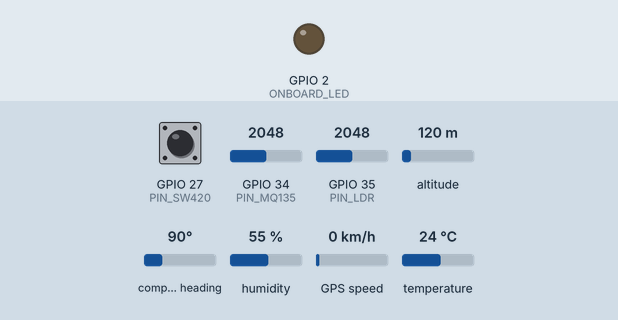
A program run on a simulated ESP32. On the bench: output pins drawn as LEDs (lit = HIGH). Dashed ring = blinking. Inputs (shaded band) come from the test bench; at power-on: GPIO 27 (PIN_SW420) HIGH, GPIO 34 (PIN_MQ135) = 2048, GPIO 35 (PIN_LDR) = 2048, altitude 120 m, compass heading 90°, humidity 55 %, GPS speed 0 km/h, temperature 24 °C (analog values on the 0–4095 scale). The GPS gets a fix after 3 s at 37.7749, -122.4194 with 8 satellites; what the program prints to the serial monitor is not drawn.

Above: at 2.7 s.
2.8 s: GPIO 27 (PIN_SW420) pulled LOW for 0.15 s
At 5.0 s:
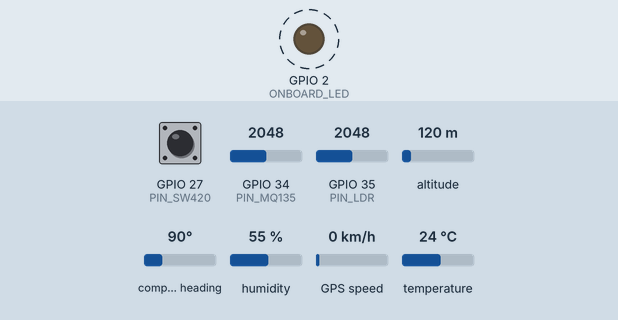
15.0 s: GPIO 34 (PIN_MQ135) set to 960
Timing chart, 0 to 19.5 s (numbered marks = the images above; inputs shaded):
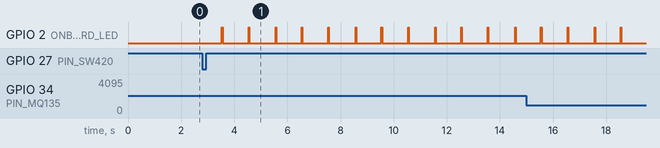

The program:

main.cpp
```cpp
/**
 * @file main.cpp
 * @brief AgriChain Full 5-Channel Hardware Diagnostic Suite (1-Second Stream)
 * @target ESP32 DevKit v1 (30-pin)
 *
 * Channels:
 *  1. DHT11 (Temp & Humidity):        GPIO 4  (D4)
 *  2. MQ-135 (Gas & Spoilage VOC):    GPIO 34 (D34, ADC1_CH6)
 *  3. SW-420 (Transit Shock Switch):  GPIO 27 (D27, Hardware IRQ)
 *  4. LDR Light Sensor (Anti-Tamper): GPIO 35 (D35, ADC1_CH7)
 *  5. NEO-6M GPS (Geolocation):       GPIO 16 (RX2), GPIO 17 (TX2) via Serial2 (9600 baud)
 */

#include <Arduino.h>
#include <Adafruit_Sensor.h>
#include <DHT.h>
#include <TinyGPSPlus.h>

#define PIN_DHT11     4
#define DHTTYPE       DHT11
#define PIN_MQ135     34
#define PIN_SW420     27
#define PIN_LDR       35
#define GPS_RX_PIN    16
#define GPS_TX_PIN    17
#define ONBOARD_LED   2

DHT dht(PIN_DHT11, DHTTYPE);
TinyGPSPlus gps;
HardwareSerial gpsSerial(2);

volatile uint32_t totalShocks = 0;
volatile uint32_t lastShockMs = 0;

// Sub-microsecond hardware interrupt for vibration detection
void IRAM_ATTR onShockISR() {
  uint32_t now = millis();
  if (now - lastShockMs > 25) { // 25ms hardware debounce latch
    totalShocks++;
    lastShockMs = now;
  }
}

uint32_t cycle = 0;
unsigned long lastCycleTime = 0;
float lastValidTemp = 28.0f;
float lastValidHum = 65.0f;

void setup() {
  Serial.begin(115200);
  pinMode(ONBOARD_LED, OUTPUT);
  digitalWrite(ONBOARD_LED, LOW);

  // SW-420 Interrupt Pin
  pinMode(PIN_SW420, INPUT_PULLUP);
  attachInterrupt(digitalPinToInterrupt(PIN_SW420), onShockISR, FALLING);

  // ADC1 Setup for MQ-135 and LDR
  analogReadResolution(12);
  analogSetAttenuation(ADC_11db);

  // NEO-6M GPS UART Setup (9600 baud, 8N1)
  gpsSerial.begin(9600, SERIAL_8N1, GPS_RX_PIN, GPS_TX_PIN);

  delay(1000);

  Serial.println("\n================================================================================");
  Serial.println("  🚚 AgriChain Full 5-Channel Live Telemetry Stream (1000ms Polling)");
  Serial.println("================================================================================\n");

  dht.begin();
  delay(500);
  lastCycleTime = millis();
}

void loop() {
  // Feed GPS parser with incoming serial characters as fast as possible
  while (gpsSerial.available() > 0) {
    char c = gpsSerial.read();
    gps.encode(c);
  }

  // Periodic sensor sampling every 1000 ms (1 second)
  if (millis() - lastCycleTime >= 1000) {
    lastCycleTime = millis();
    cycle++;

    // 1. Read DHT11 (with graceful fallback to last valid reading if timing jitter occurs)
    float t = dht.readTemperature();
    if (!isnan(t) && t > -20.0f && t < 80.0f) {
      lastValidTemp = t;
    }
    float h = dht.readHumidity();
    if (!isnan(h) && h >= 0.0f && h <= 100.0f) {
      lastValidHum = h;
    }

    // 2. Read MQ-135 (16x oversampled on ADC1)
    uint32_t gasAdcSum = 0;
    for (int i = 0; i < 16; i++) {
      gasAdcSum += analogRead(PIN_MQ135);
      delayMicroseconds(100);
    }
    float gasAvgAdc = gasAdcSum / 16.0f;
    float gasVoltage = (gasAvgAdc / 4095.0f) * 3.3f;

    // 3. Read LDR (16x oversampled on ADC1)
    uint32_t ldrAdcSum = 0;
    for (int i = 0; i < 16; i++) {
      ldrAdcSum += analogRead(PIN_LDR);
      delayMicroseconds(100);
    }
    float ldrAvgAdc = ldrAdcSum / 16.0f;
    float ldrVoltage = (ldrAvgAdc / 4095.0f) * 3.3f;

    // 4. Read Shock ISR Count
    noInterrupts();
    uint32_t currentShocks = totalShocks;
    interrupts();

    // 5. GPS Status
    uint32_t rawNmeaChars = gps.charsProcessed();
    bool hasFix = gps.location.isValid();
    uint32_t satCount = gps.satellites.value();
    float lat = hasFix ? gps.location.lat() : 0.0f;
    float lon = hasFix ? gps.location.lng() : 0.0f;
    float alt = hasFix ? gps.altitude.meters() : 0.0f;

    // Visual pulse if shock or light breach occurs
    if (currentShocks > 0) {
      digitalWrite(ONBOARD_LED, HIGH);
      delay(20);
      digitalWrite(ONBOARD_LED, LOW);
    }

    // High-precision machine-readable JSON packet
    Serial.printf("JSON:{\"cycle\":%lu,\"uptime\":%lu,\"temp\":%.2f,\"hum\":%.2f,\"gas_adc\":%lu,\"gas_v\":%.3f,\"shocks\":%lu,\"ldr_adc\":%lu,\"ldr_v\":%.3f,\"gps_fix\":%s,\"lat\":%.6f,\"lon\":%.6f,\"alt\":%.1f,\"sats\":%lu,\"nmea_chars\":%lu}\n",
                  (unsigned long)cycle,
                  (unsigned long)(millis() / 1000),
                  lastValidTemp,
                  lastValidHum,
                  (unsigned long)gasAvgAdc,
                  gasVoltage,
                  (unsigned long)currentShocks,
                  (unsigned long)ldrAvgAdc,
                  ldrVoltage,
                  hasFix ? "true" : "false",
                  lat,
                  lon,
                  alt,
                  (unsigned long)satCount,
                  (unsigned long)rawNmeaChars);

    // Human-readable line
    if (hasFix) {
      Serial.printf("[#%04lu] 🌡️ %.1f°C | 💧 %.1f%% | 💨 %.2fV | 💥 %lu | 💡 %.2fV | 🛰️ FIX! Lat: %.6f, Lon: %.6f | 🗺️ https://www.google.com/maps?q=%.6f,%.6f\n",
                    (unsigned long)cycle,
                    lastValidTemp,
                    lastValidHum,
                    gasVoltage,
                    (unsigned long)currentShocks,
                    ldrVoltage,
                    lat,
                    lon,
                    lat,
                    lon);
    } else {
      Serial.printf("[#%04lu] 🌡️ %.1f°C | 💧 %.1f%% RH | 💨 Gas: %.2fV | 💥 Shock: %lu %s | 💡 LDR: %.2fV | 🛰️ GPS: SEARCHING (Chars: %lu, Sats: %lu)\n",
                    (unsigned long)cycle,
                    lastValidTemp,
                    lastValidHum,
                    gasVoltage,
                    (unsigned long)currentShocks,
                    (currentShocks > 0) ? "🚨[IMPACT]" : "🛡️[OK]",
                    ldrVoltage,
                    (unsigned long)rawNmeaChars,
                    (unsigned long)satCount);
    }
  }
}
```

Measured:
- after the input at 2.8 s, GPIO 2 (ONBOARD_LED): alternates HIGH for 0.02 s and LOW for 0.98 s, starting after 0.74 s
